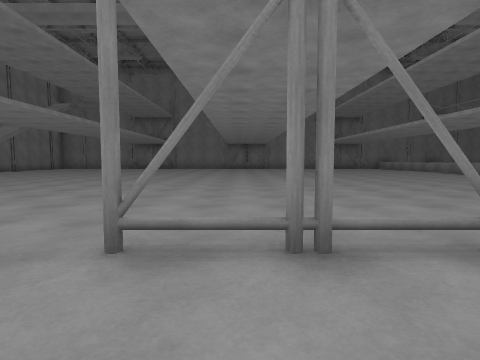
view 1 (above)

24 first-person views from a walk through a Unity game level. The camera is 1.2 m above the floor, tilts 4° down and sees 80° across. The floor is counted in squares, 2 m on a side. Each view is taken from the middle of a square. On the plan, view 1 faces up. The plan holds only what a view shows up to about 9 squares ahead; the rest is blank. The place goes on beyond the plan. The player is left out. Some animated figures are left out. Surface patterns are stand-ins for the level's own textures.

view 2
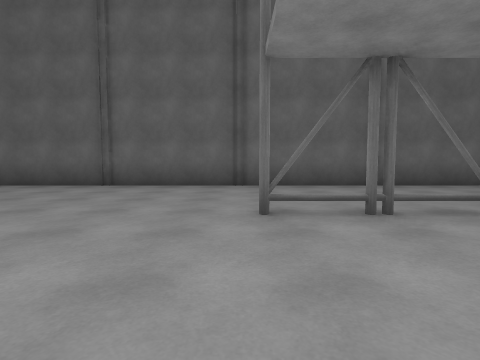

view 3
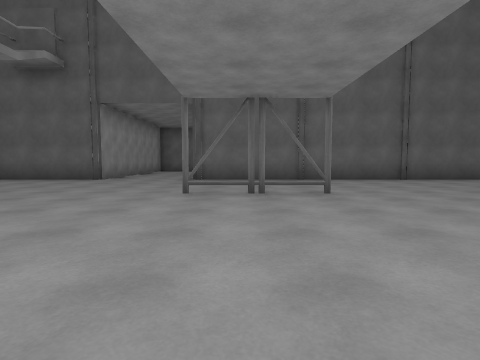

view 4
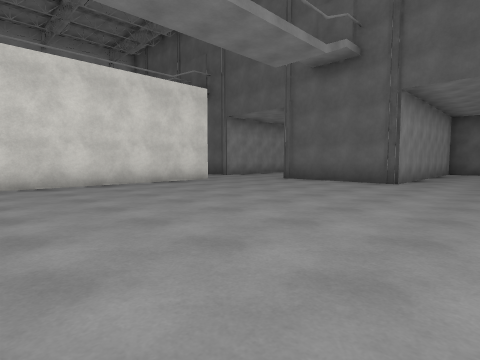

view 5
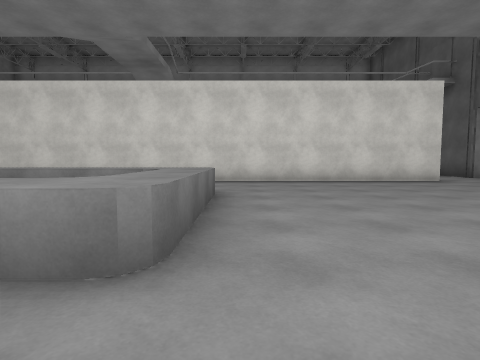

view 6
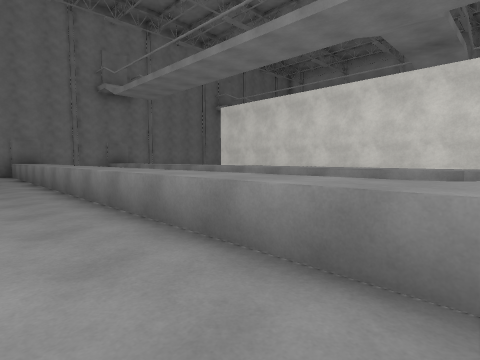

view 7
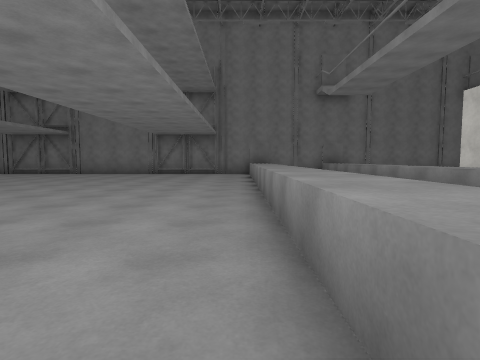

view 8
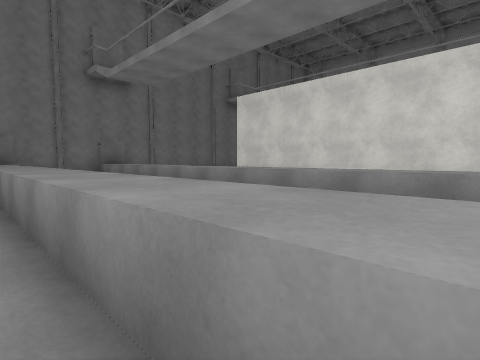

view 9
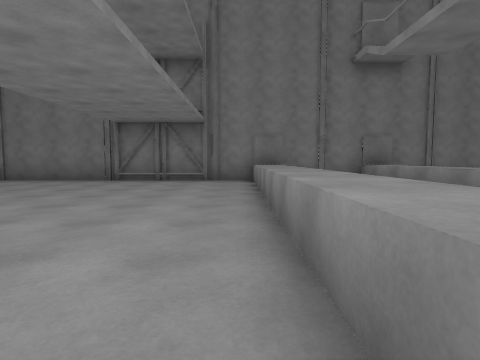

view 10
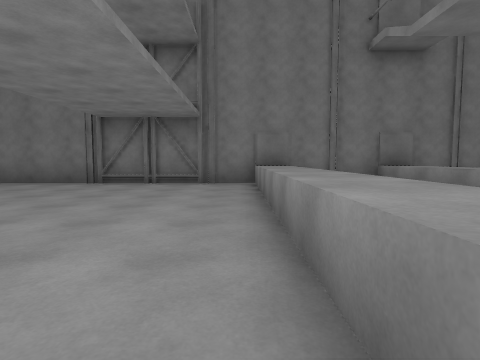

view 11
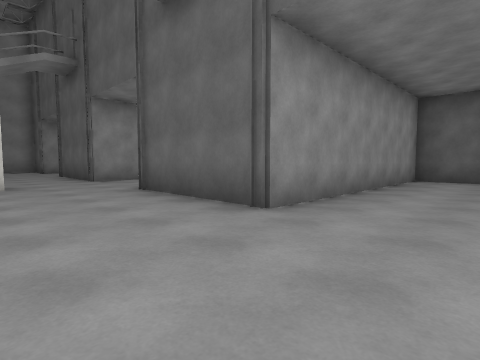

view 12
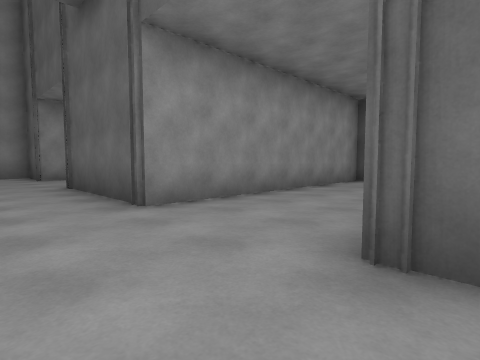

view 13
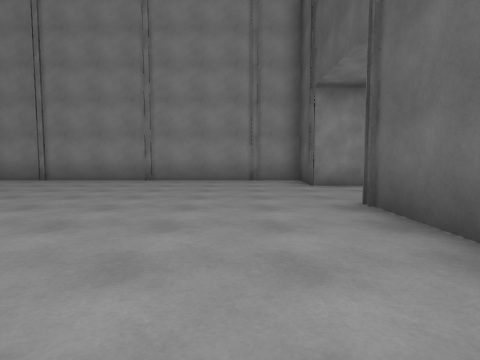

view 14
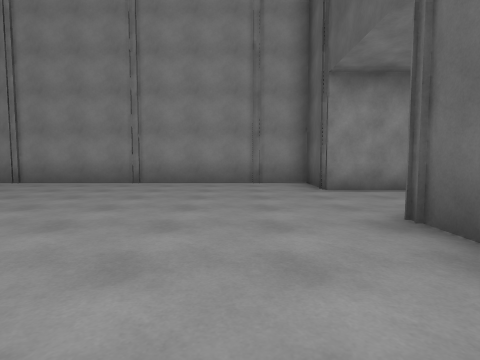

view 15
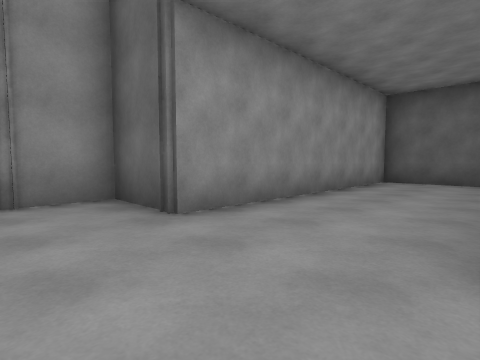

view 16
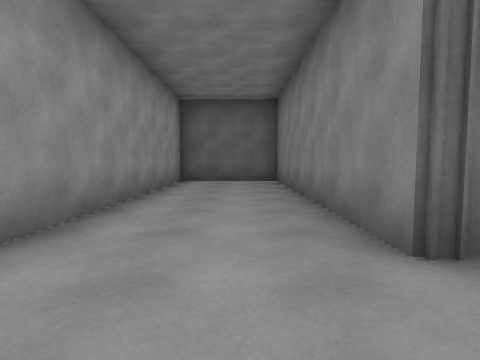

view 17
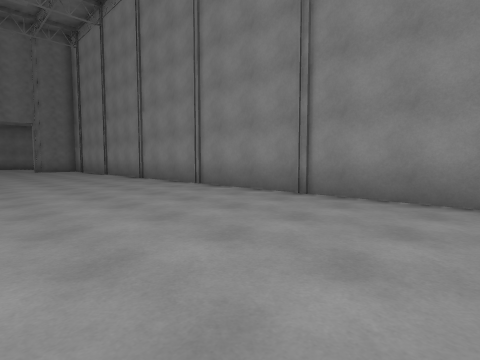

view 18
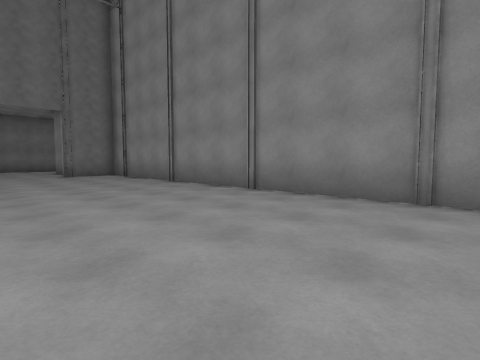

view 19
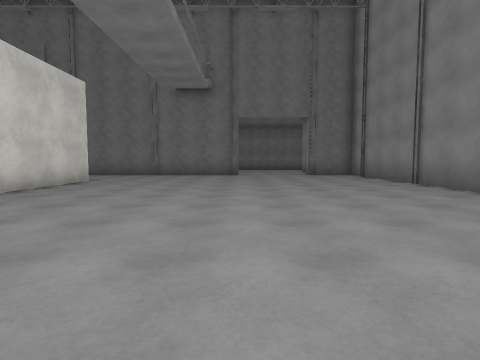

view 20
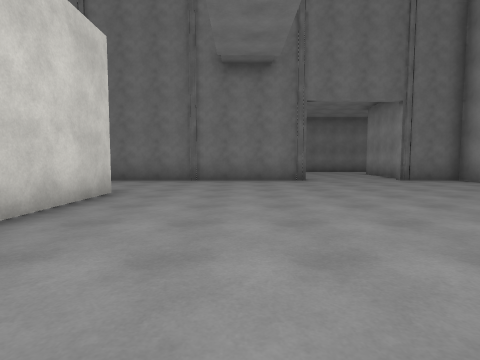

view 21
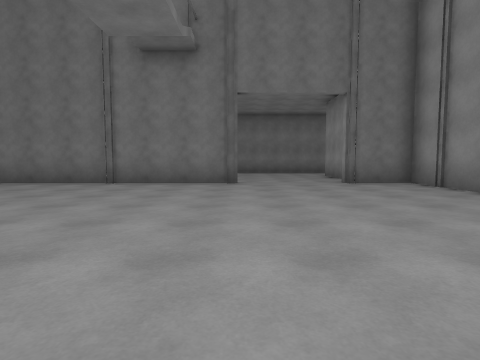

view 22
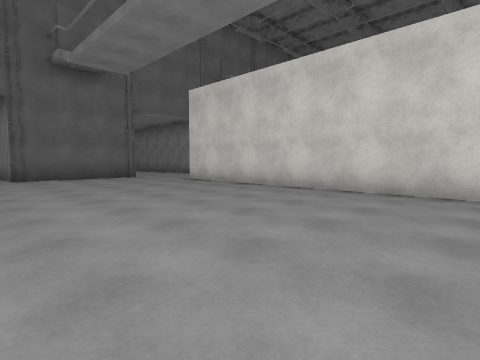

view 23
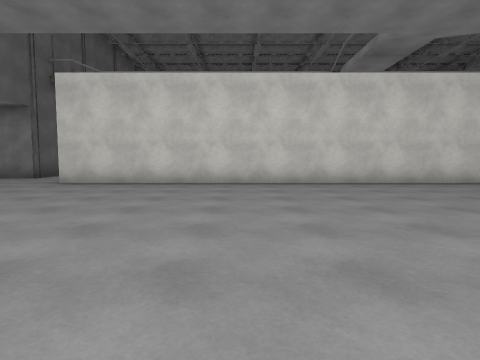

view 24
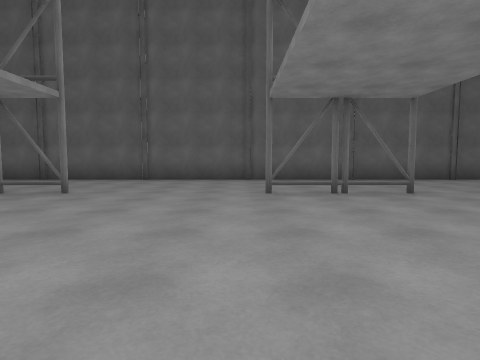

### Floor plan
Key: @ floor where view 1 was taken; # wall or solid block; . floor; ^ raised ledge.
Columns run from 9 left of view 1 to 26 right of it. Each row starts with its distance up from view 1.
 21                               ....
 20            ####################..###
 19             .......^##^ ...........#
 18             .......^  ^  ..........#
 17              ......^  ^  ..........#
 16            ........^  ^  #.........#
 15            ........^  ^  #.........#
 14             .......^  ^  #.........#
 13              ......^  ^  #.........#
 12               .....^  ^  #.........#
 11               .....^  ^  #.........#
 10                ....^  ^  #.........#
  9   ......... .......^  ^  #.........#
  8   .............. ..^  ^  #.........#
  7    ................^^^^ .#.........#
  6     .....................#.........#
  5    ......................#.........#
  4   .......................#.........#
  3  ........................#.........#
  2  .#.#...#.#.....##.......#.........#
  1 .........................#.........#
  0 .........@.........................#
 -1 ...................................#
 -2 ##################...###...####..###
 -3                   ...#  ...#  #..#
 -4                   ...#  ...#  #..#
 -5                    ..#   ..#  #..#
 -6                    ..#   ..#  #..#
 -7                    ..#    .#  #..#
 -8                    ..#    .#  #..#
 -9                    ###    ##  ####

Positions as (right, up) in squares from view 1, and headings:
1: (0, 0), facing up
2: (2, 5), facing down
3: (7, 7), facing down
4: (9, 6), facing down-right
5: (8, 6), facing right
6: (8, 7), facing up-right
7: (9, 7), facing up
8: (9, 9), facing up-right
9: (9, 11), facing up
10: (9, 12), facing up
11: (9, 1), facing down-right
12: (14, 0), facing down-right
13: (17, 0), facing right
14: (18, 0), facing right
15: (21, 0), facing down-right
16: (22, 0), facing down
17: (21, 3), facing up-right
18: (21, 8), facing up-right
19: (21, 8), facing up
20: (19, 11), facing up
21: (21, 12), facing up
22: (22, 8), facing down-left
23: (24, 5), facing left
24: (-4, 7), facing down
